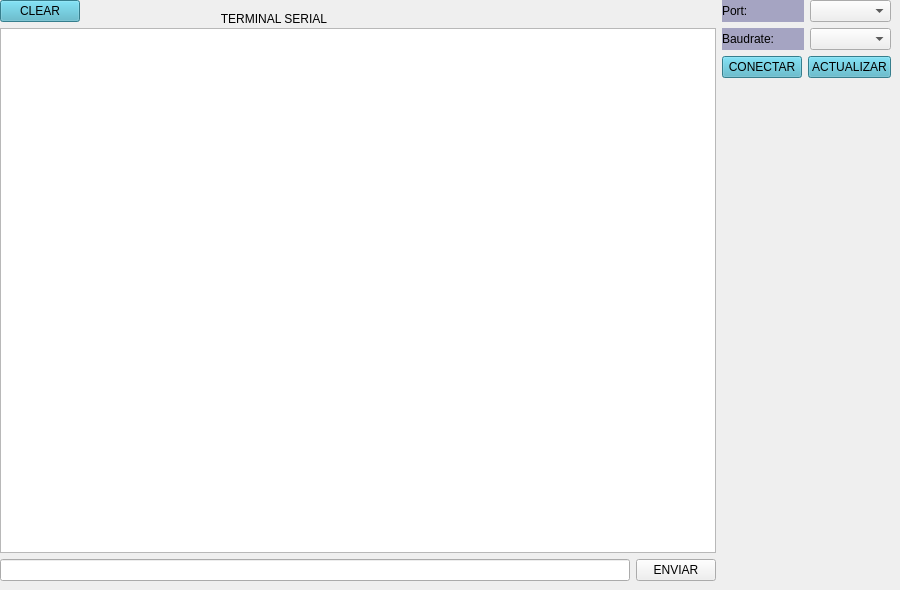
    <widget class="QWidget" name="tab_3">
     <attribute name="title">
      <string>Quản lý nhận thẻ</string>
     </attribute>
     <widget class="QLabel" name="label">
      <property name="geometry">
       <rect>
        <x>11</x>
        <y>11</y>
        <width>526</width>
        <height>16</height>
       </rect>
      </property>
      <property name="text">
       <string>TERMINAL SERIAL</string>
      </property>
      <property name="alignment">
       <set>Qt::AlignCenter</set>
      </property>
     </widget>
     <widget class="QWidget" name="layoutWidget">
      <property name="geometry">
       <rect>
        <x>0</x>
        <y>0</y>
        <width>891</width>
        <height>581</height>
       </rect>
      </property>
      <layout class="QHBoxLayout" name="horizontalLayout_5">
       <item>
        <layout class="QVBoxLayout" name="verticalLayout_2">
         <item>
          <layout class="QHBoxLayout" name="horizontalLayout_6">
           <item>
            <widget class="QPushButton" name="clearBtn">
             <property name="styleSheet">
              <string notr="true">background-color: rgb(75, 177, 198);
</string>
             </property>
             <property name="text">
              <string>CLEAR</string>
             </property>
            </widget>
           </item>
           <item>
            <spacer name="horizontalSpacer">
             <property name="orientation">
              <enum>Qt::Horizontal</enum>
             </property>
             <property name="sizeHint" stdset="0">
              <size>
               <width>40</width>
               <height>20</height>
              </size>
             </property>
            </spacer>
           </item>
          </layout>
         </item>
         <item>
          <widget class="QTextBrowser" name="Terminal"/>
         </item>
         <item>
          <layout class="QHBoxLayout" name="horizontalLayout_4">
           <item>
            <widget class="QLineEdit" name="input"/>
           </item>
           <item>
            <widget class="QPushButton" name="sendBtn">
             <property name="text">
              <string>ENVIAR</string>
             </property>
            </widget>
           </item>
          </layout>
         </item>
        </layout>
       </item>
       <item>
        <layout class="QVBoxLayout" name="verticalLayout">
         <item>
          <layout class="QHBoxLayout" name="horizontalLayout">
           <item>
            <widget class="QLabel" name="label_10">
             <property name="styleSheet">
              <string notr="true">background-color: rgb(165, 164, 194);</string>
             </property>
             <property name="text">
              <string>Port:</string>
             </property>
            </widget>
           </item>
           <item>
            <widget class="QComboBox" name="portList"/>
           </item>
          </layout>
         </item>
         <item>
          <layout class="QHBoxLayout" name="horizontalLayout_2">
           <item>
            <widget class="QLabel" name="label_11">
             <property name="styleSheet">
              <string notr="true">background-color: rgb(165, 164, 194);</string>
             </property>
             <property name="text">
              <string>Baudrate:</string>
             </property>
            </widget>
           </item>
           <item>
            <widget class="QComboBox" name="BaudList"/>
           </item>
          </layout>
         </item>
         <item>
          <layout class="QHBoxLayout" name="horizontalLayout_3">
           <item>
            <widget class="QPushButton" name="connectBtn">
             <property name="styleSheet">
              <string notr="true">background-color: rgb(75, 177, 198);
</string>
             </property>
             <property name="text">
              <string>CONECTAR</string>
             </property>
             <property name="checkable">
              <bool>true</bool>
             </property>
            </widget>
           </item>
           <item>
            <widget class="QPushButton" name="updateBtn">
             <property name="styleSheet">
              <string notr="true">background-color: rgb(75, 177, 198);
</string>
             </property>
             <property name="text">
              <string>ACTUALIZAR</string>
             </property>
            </widget>
           </item>
          </layout>
         </item>
         <item>
          <spacer name="verticalSpacer">
           <property name="orientation">
            <enum>Qt::Vertical</enum>
           </property>
           <property name="sizeHint" stdset="0">
            <size>
             <width>20</width>
             <height>40</height>
            </size>
           </property>
          </spacer>
         </item>
        </layout>
       </item>
      </layout>
     </widget>
    </widget>
